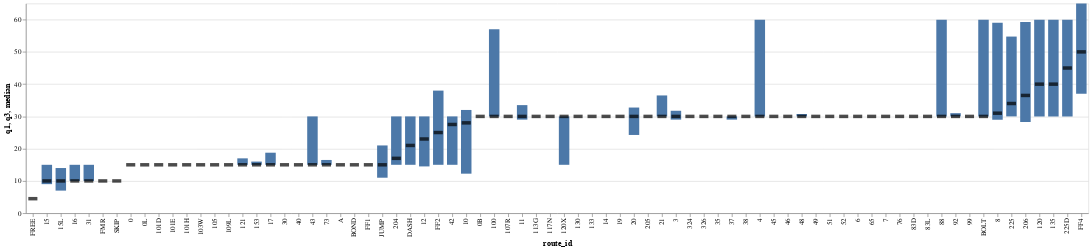

Notebook source saved alongside this figure:
### Code cell
headways_url = "https://raw.githubusercontent.com/kcanderson/vega-lite-test/refs/heads/main/data/headways_weekdays.json"

alt.LayerChart(data=headways_url).encode(
    x=alt.X(
        'route_id:N',
        sort=alt.SortField(field="median"),
    ),
    tooltip=["min:Q", 'q1:Q', "median:Q", "mean:Q", 'q3:Q', "max:Q"],
).transform_aggregate(
    median="median(headway_minutes)",
    q1="q1(headway_minutes)",
    q3="q3(headway_minutes)",
    min="min(headway_minutes)",
    max="max(headway_minutes)",
    mean="mean(headway_minutes)",
    groupby=["route_id"],
).transform_filter(
    alt.FieldRangePredicate(field='median', range=[0, 50])
).add_layers(
    #alt.Chart().mark_rule().encode(y='min:Q', y2='max:Q'),
    alt.Chart().mark_bar(width=15).encode(y='q1:Q', y2='q3:Q'),
    alt.Chart().mark_tick(color='black', width=13, thickness=5).encode(y='median:Q'),
)

### Figure 1 — Vega specification as saved in the notebook (floating-point values rounded to 4 significant figures)
{"$schema": "https://vega.github.io/schema/vega/v6.json", "data": [{"name": "_server_source_0", "values": [{"route_id": "0", "median": 15.0, "q1": 15.0, "q3": 15.0, "min": 10.0, "max": 60.0, "mean": 16.01}, {"route_id": "0B", "median": 30.0, "q1": 30.0, "q3": 30.0, "min": 26.0, "max": 34.0, "mean": 30.01}, {"route_id": "0L", "median": 15.0, "q1": 15.0, "q3": 15.0, "min": 13.0, "max": 16.0, "mean": 14.95}, {"route_id": "1", "median": 60.0, "q1": 60.0, "q3": 60.0, "min": 57.0, "max": 63.0, "mean": 60.0}, {"route_id": "10", "median": 28.0, "q1": 12.25, "q3": 32.0, "min": 0.0, "max": 61.0, "mean": 25.59}, {"route_id": "100", "median": 30.0, "q1": 30.0, "q3": 57.0, "min": 0.0, "max": 60.0, "mean": 33.09}, {"route_id": "101D", "median": 15.0, "q1": 15.0, "q3": 15.0, "min": 1.25, "max": 30.0, "mean": 16.12}, {"route_id": "101E", "median": 15.0, "q1": 15.0, "q3": 15.0, "min": 0.5, "max": 30.0, "mean": 16.34}, {"route_id": "101H", "median": 15.0, "q1": 15.0, "q3": 15.0, "min": 2.0, "max": 34.5, "mean": 17.03}, {"route_id": "103W", "median": 15.0, "q1": 15.0, "q3": 15.0, "min": 4.75, "max": 30.0, "mean": 16.31}, {"route_id": "104L", "median": 60.0, "q1": 38.5, "q3": 60.0, "min": 27.0, "max": 90.0, "mean": 55.0}, {"route_id": "105", "median": 15.0, "q1": 15.0, "q3": 15.0, "min": 10.0, "max": 75.0, "mean": 18.4}, {"route_id": "107R", "median": 30.0, "q1": 30.0, "q3": 30.0, "min": 15.0, "max": 33.0, "mean": 29.74}, {"route_id": "109L", "median": 15.0, "q1": 15.0, "q3": 15.0, "min": 14.25, "max": 31.5, "mean": 16.71}, {"route_id": "11", "median": 30.0, "q1": 29.0, "q3": 33.5, "min": 7.0, "max": 65.0, "mean": 33.23}, {"route_id": "112", "median": 60.0, "q1": 60.0, "q3": 60.0, "min": 58.0, "max": 61.0, "mean": 59.91}, {"route_id": "113B", "median": 60.0, "q1": 60.0, "q3": 60.0, "min": 60.0, "max": 60.0, "mean": 60.0}, {"route_id": "113G", "median": 30.0, "q1": 30.0, "q3": 30.0, "min": 30.0, "max": 30.0, "mean": 30.0}, {"route_id": "116X", "median": 60.0, "q1": 58.0, "q3": 60.5, "min": 52.0, "max": 62.0, "mean": 58.5}, {"route_id": "117N", "median": 30.0, "q1": 30.0, "q3": 30.0, "min": 30.0, "max": 30.0, "mean": 30.0}, {"route_id": "12", "median": 23.0, "q1": 14.5, "q3": 30.0, "min": 0.0, "max": 32.0, "mean": 20.21}, {"route_id": "120", "median": 40.0, "q1": 30.0, "q3": 60.0, "min": 16.0, "max": 68.0, "mean": 43.15}, {"route_id": "120L", "median": 60.0, "q1": 60.0, "q3": 60.0, "min": 57.0, "max": 62.0, "mean": 60.06}, {"route_id": "120X", "median": 30.0, "q1": 15.0, "q3": 30.0, "min": 15.0, "max": 60.0, "mean": 25.45}, {"route_id": "121", "median": 15.0, "q1": 15.0, "q3": 17.0, "min": 1.0, "max": 59.0, "mean": 18.53}, {"route_id": "130", "median": 30.0, "q1": 30.0, "q3": 30.0, "min": 27.0, "max": 68.0, "mean": 31.37}, {"route_id": "133", "median": 30.0, "q1": 30.0, "q3": 30.0, "min": 27.0, "max": 68.0, "mean": 32.18}, {"route_id": "135", "median": 40.0, "q1": 30.0, "q3": 60.0, "min": 20.0, "max": 90.0, "mean": 41.42}, {"route_id": "139", "median": 60.0, "q1": 60.0, "q3": 60.0, "min": 56.0, "max": 64.0, "mean": 60.0}, {"route_id": "14", "median": 30.0, "q1": 30.0, "q3": 30.0, "min": 29.0, "max": 60.0, "mean": 31.16}, {"route_id": "145X", "median": 83.0, "q1": 76.5, "q3": 89.5, "min": 70.0, "max": 96.0, "mean": 83.0}, {"route_id": "15", "median": 10.0, "q1": 9.0, "q3": 15.0, "min": 0.0, "max": 33.0, "mean": 12.18}, {"route_id": "153", "median": 15.0, "q1": 15.0, "q3": 16.0, "min": 1.0, "max": 70.0, "mean": 19.26}, {"route_id": "15L", "median": 10.0, "q1": 7.0, "q3": 14.0, "min": 0.0, "max": 60.0, "mean": 11.33}, {"route_id": "16", "median": 10.0, "q1": 10.0, "q3": 15.0, "min": 5.0, "max": 34.0, "mean": 14.47}, {"route_id": "169", "median": 60.0, "q1": 60.0, "q3": 60.0, "min": 57.0, "max": 67.0, "mean": 60.1}, {"route_id": "169L", "median": 60.0, "q1": 53.0, "q3": 86.0, "min": 30.0, "max": 307.0, "mean": 110.4}, {"route_id": "17", "median": 15.0, "q1": 15.0, "q3": 18.75, "min": 13.0, "max": 31.0, "mean": 18.74}, {"route_id": "19", "median": 30.0, "q1": 30.0, "q3": 30.0, "min": 27.0, "max": 66.0, "mean": 33.59}, {"route_id": "20", "median": 30.0, "q1": 24.25, "q3": 32.75, "min": 3.0, "max": 81.0, "mean": 32.44}, {"route_id": "204", "median": 17.0, "q1": 15.0, "q3": 30.0, "min": 7.0, "max": 35.0, "mean": 21.62}, {"route_id": "205", "median": 30.0, "q1": 30.0, "q3": 30.0, "min": 5.0, "max": 60.0, "mean": 31.55}, {"route_id": "206", "median": 36.5, "q1": 28.25, "q3": 59.25, "min": 2.0, "max": 60.0, "mean": 38.11}, {"route_id": "208", "median": 60.0, "q1": 60.0, "q3": 60.0, "min": 7.0, "max": 75.0, "mean": 58.19}, {"route_id": "21", "median": 30.0, "q1": 30.0, "q3": 36.5, "min": 0.0, "max": 63.0, "mean": 34.1}, {"route_id": "225", "median": 34.0, "q1": 30.0, "q3": 54.75, "min": 8.0, "max": 82.0, "mean": 41.81}, {"route_id": "225D", "median": 45.0, "q1": 30.0, "q3": 60.0, "min": 15.0, "max": 107.0, "mean": 47.45}, {"route_id": "225T", "median": 145.0, "q1": 61.0, "q3": 365.5, "min": 32.0, "max": 453.0, "mean": 207.8}, {"route_id": "228A", "median": 60.0, "q1": 60.0, "q3": 60.0, "min": 56.0, "max": 184.0, "mean": 74.41}, {"route_id": "228F", "median": 60.5, "q1": 59.75, "q3": 151.0, "min": 57.0, "max": 418.0, "mean": 149.4}, {"route_id": "24", "median": 60.0, "q1": 57.25, "q3": 60.0, "min": 19.0, "max": 69.0, "mean": 56.66}, {"route_id": "28", "median": 60.0, "q1": 45.0, "q3": 60.0, "min": 15.0, "max": 92.0, "mean": 51.75}, {"route_id": "3", "median": 30.0, "q1": 29.0, "q3": 31.75, "min": 1.0, "max": 80.0, "mean": 32.94}, {"route_id": "30", "median": 15.0, "q1": 15.0, "q3": 15.0, "min": 14.0, "max": 60.0, "mean": 19.05}, {"route_id": "31", "median": 10.0, "q1": 10.0, "q3": 15.0, "min": 0.0, "max": 45.0, "mean": 12.51}, {"route_id": "32", "median": 60.0, "q1": 60.0, "q3": 60.0, "min": 44.0, "max": 66.0, "mean": 59.6}, {"route_id": "323", "median": 60.0, "q1": 60.0, "q3": 60.0, "min": 58.0, "max": 63.0, "mean": 60.0}, {"route_id": "324", "median": 30.0, "q1": 30.0, "q3": 30.0, "min": 29.0, "max": 35.0, "mean": 30.09}, {"route_id": "326", "median": 30.0, "q1": 30.0, "q3": 30.0, "min": 29.0, "max": 31.0, "mean": 30.0}, {"route_id": "327", "median": 60.0, "q1": 60.0, "q3": 60.0, "min": 59.0, "max": 60.0, "mean": 59.95}, {"route_id": "35", "median": 30.0, "q1": 30.0, "q3": 30.0, "min": 15.0, "max": 60.0, "mean": 30.46}, {"route_id": "36", "median": 60.0, "q1": 60.0, "q3": 60.0, "min": 11.0, "max": 60.0, "mean": 58.29}, {"route_id": "37", "median": 30.0, "q1": 29.0, "q3": 30.0, "min": 1.0, "max": 377.0, "mean": 53.77}, {"route_id": "38", "median": 30.0, "q1": 30.0, "q3": 30.0, "min": 26.0, "max": 76.0, "mean": 34.03}, {"route_id": "3L", "median": 60.0, "q1": 60.0, "q3": 60.0, "min": 60.0, "max": 60.0, "mean": 60.0}, {"route_id": "4", "median": 30.0, "q1": 30.0, "q3": 60.0, "min": 28.0, "max": 63.0, "mean": 40.47}, {"route_id": "40", "median": 15.0, "q1": 15.0, "q3": 15.0, "min": 9.0, "max": 55.0, "mean": 18.21}, {"route_id": "402L", "median": 60.0, "q1": 60.0, "q3": 60.0, "min": 35.0, "max": 65.0, "mean": 59.26}, {"route_id": "42", "median": 27.5, "q1": 15.0, "q3": 30.0, "min": 3.0, "max": 48.0, "mean": 22.73}, {"route_id": "43", "median": 15.0, "q1": 15.0, "q3": 30.0, "min": 12.0, "max": 60.0, "mean": 19.45}, {"route_id": "44", "median": 60.0, "q1": 58.5, "q3": 60.0, "min": 24.0, "max": 69.0, "mean": 54.05}, {"route_id": "45", "median": 30.0, "q1": 30.0, "q3": 30.0, "min": 5.0, "max": 52.0, "mean": 29.59}, {"route_id": "46", "median": 30.0, "q1": 30.0, "q3": 30.0, "min": 30.0, "max": 30.0, "mean": 30.0}, {"route_id": "48", "median": 30.0, "q1": 30.0, "q3": 30.75, "min": 26.0, "max": 60.0, "mean": 30.58}, {"route_id": "483", "median": 60.0, "q1": 58.0, "q3": 60.0, "min": 33.0, "max": 72.0, "mean": 58.45}, {"route_id": "49", "median": 30.0, "q1": 30.0, "q3": 30.0, "min": 28.0, "max": 60.0, "mean": 32.78}, {"route_id": "51", "median": 30.0, "q1": 30.0, "q3": 30.0, "min": 28.0, "max": 79.0, "mean": 34.0}, {"route_id": "52", "median": 30.0, "q1": 30.0, "q3": 30.0, "min": 10.0, "max": 71.0, "mean": 35.49}, {"route_id": "520", "median": 60.0, "q1": 60.0, "q3": 60.0, "min": 60.0, "max": 60.0, "mean": 60.0}, {"route_id": "59", "median": 60.0, "q1": 60.0, "q3": 60.0, "min": 58.0, "max": 70.0, "mean": 60.96}, {"route_id": "6", "median": 30.0, "q1": 30.0, "q3": 30.0, "min": 15.0, "max": 69.0, "mean": 32.4}, {"route_id": "65", "median": 30.0, "q1": 30.0, "q3": 30.0, "min": 3.0, "max": 63.0, "mean": 30.35}, {"route_id": "66", "median": 60.0, "q1": 58.5, "q3": 60.0, "min": 29.0, "max": 64.0, "mean": 57.03}, {"route_id": "7", "median": 30.0, "q1": 30.0, "q3": 30.0, "min": 20.0, "max": 40.0, "mean": 29.86}, {"route_id": "72", "median": 60.0, "q1": 60.0, "q3": 60.0, "min": 57.0, "max": 64.0, "mean": 60.0}, {"route_id": "73", "median": 15.0, "q1": 15.0, "q3": 16.5, "min": 1.0, "max": 33.0, "mean": 18.11}, {"route_id": "76", "median": 30.0, "q1": 30.0, "q3": 30.0, "min": 0.0, "max": 91.0, "mean": 35.21}, {"route_id": "8", "median": 31.0, "q1": 29.0, "q3": 59.0, "min": 0.0, "max": 67.0, "mean": 36.9}, {"route_id": "83D", "median": 30.0, "q1": 30.0, "q3": 30.0, "min": 24.0, "max": 60.0, "mean": 30.33}, {"route_id": "83L", "median": 30.0, "q1": 30.0, "q3": 30.0, "min": 15.0, "max": 45.0, "mean": 29.93}, {"route_id": "88", "median": 30.0, "q1": 30.0, "q3": 60.0, "min": 30.0, "max": 60.0, "mean": 41.54}, {"route_id": "88L", "median": 60.0, "q1": 60.0, "q3": 60.0, "min": 59.0, "max": 60.0, "mean": 59.97}, {"route_id": "9", "median": 60.0, "q1": 60.0, "q3": 63.0, "min": 58.0, "max": 65.0, "mean": 61.36}, {"route_id": "92", "median": 30.0, "q1": 30.0, "q3": 31.0, "min": 28.0, "max": 64.0, "mean": 35.85}, {"route_id": "93L", "median": 60.0, "q1": 60.0, "q3": 60.0, "min": 57.0, "max": 62.0, "mean": 59.73}, {"route_id": "99", "median": 30.0, "q1": 30.0, "q3": 30.0, "min": 30.0, "max": 60.0, "mean": 33.56}, {"route_id": "A", "median": 15.0, "q1": 15.0, "q3": 15.0, "min": 15.0, "max": 45.0, "mean": 18.06}, {"route_id": "AB1", "median": 60.0, "q1": 60.0, "q3": 60.0, "min": 20.0, "max": 120.0, "mean": 56.91}, {"route_id": "AB2", "median": 60.0, "q1": 60.0, "q3": 62.5, "min": 59.0, "max": 420.0, "mean": 103.6}, {"route_id": "ART", "median": 60.0, "q1": 60.0, "q3": 62.0, "min": 43.0, "max": 70.0, "mean": 60.27}, {"route_id": "AT", "median": 60.0, "q1": 49.0, "q3": 60.0, "min": 7.0, "max": 68.0, "mean": 48.17}, {"route_id": "BOLT", "median": 30.0, "q1": 30.0, "q3": 60.0, "min": 27.0, "max": 60.0, "mean": 40.46}, {"route_id": "BOND", "median": 15.0, "q1": 15.0, "q3": 15.0, "min": 12.0, "max": 30.0, "mean": 17.91}, {"route_id": "CV", "median": 58.5, "q1": 56.75, "q3": 60.0, "min": 56.0, "max": 60.0, "mean": 58.25}, {"route_id": "DASH", "median": 21.0, "q1": 15.0, "q3": 30.0, "min": 7.0, "max": 86.0, "mean": 26.76}, {"route_id": "EV", "median": 60.0, "q1": 60.0, "q3": 60.0, "min": 60.0, "max": 60.0, "mean": 60.0}, {"route_id": "FF1", "median": 15.0, "q1": 15.0, "q3": 15.0, "min": 13.0, "max": 32.0, "mean": 18.14}, {"route_id": "FF2", "median": 25.0, "q1": 15.0, "q3": 38.0, "min": 7.0, "max": 536.0, "mean": 84.2}, {"route_id": "FF4", "median": 50.0, "q1": 37.0, "q3": 65.0, "min": 30.0, "max": 378.0, "mean": 91.47}, {"route_id": "FF5", "median": 69.0, "q1": 46.75, "q3": 88.75, "min": 25.0, "max": 413.0, "mean": 123.8}, {"route_id": "FMR", "median": 10.0, "q1": 10.0, "q3": 10.0, "min": 9.0, "max": 369.0, "mean": 20.01}, {"route_id": "FREE", "median": 4.5, "q1": 4.5, "q3": 4.5, "min": 4.5, "max": 10.5, "mean": 5.25}, {"route_id": "GS", "median": 89.5, "q1": 86.0, "q3": 357.0, "min": 82.0, "max": 449.0, "mean": 206.8}, {"route_id": "JUMP", "median": 15.0, "q1": 11.0, "q3": 21.0, "min": 4.0, "max": 60.0, "mean": 17.35}, {"route_id": "LD1", "median": 60.0, "q1": 57.75, "q3": 78.0, "min": 40.0, "max": 480.0, "mean": 138.5}, {"route_id": "LD3", "median": 60.0, "q1": 60.0, "q3": 82.0, "min": 3.0, "max": 120.0, "mean": 68.17}, {"route_id": "LX2", "median": 96.5, "q1": 83.25, "q3": 398.5, "min": 60.0, "max": 502.0, "mean": 222.2}, {"route_id": "NB1", "median": 60.0, "q1": 48.0, "q3": 78.5, "min": 35.0, "max": 90.0, "mean": 63.7}, {"route_id": "NB2", "median": 65.0, "q1": 60.0, "q3": 86.0, "min": 60.0, "max": 130.0, "mean": 79.25}, {"route_id": "PD", "median": 65.5, "q1": 58.5, "q3": 72.75, "min": 54.0, "max": 78.0, "mean": 65.75}, {"route_id": "RX", "median": 59.0, "q1": 35.25, "q3": 64.75, "min": 17.0, "max": 451.0, "mean": 127.1}, {"route_id": "SKIP", "median": 10.0, "q1": 10.0, "q3": 10.0, "min": 5.0, "max": 30.0, "mean": 10.78}]}, {"name": "source_0", "source": "_server_source_0", "transform": [{"type": "filter", "expr": "inrange(datum[\"median\"], [0, 50])"}, {"type": "project", "fields": ["max", "mean", "median", "min", "q1", "q3", "route_id"]}]}, {"name": "data_1", "source": "source_0", "transform": [{"type": "filter", "expr": "isValid(datum[\"q1\"]) && isFinite(+datum[\"q1\"])"}, {"type": "project", "fields": ["max", "mean", "median", "min", "q1", "q3", "route_id"]}]}, {"name": "data_2", "source": "source_0", "transform": [{"type": "filter", "expr": "isValid(datum[\"median\"]) && isFinite(+datum[\"median\"])"}, {"type": "project", "fields": ["max", "mean", "median", "min", "q1", "q3", "route_id"]}]}, {"name": "source_0_x_domain_route_id", "source": "source_0", "transform": [{"type": "aggregate", "groupby": ["route_id"], "fields": ["median"], "ops": ["min"], "as": ["sort_field"]}, {"type": "project", "fields": ["route_id", "sort_field"]}]}], "signals": [{"name": "x_step", "value": 20}, {"name": "width", "update": "bandspace(domain('x').length, 0.1, 0.05) * x_step"}], "marks": [{"type": "rect", "name": "layer_0_marks", "from": {"data": "data_1"}, "encode": {"update": {"fill": {"value": "#4c78a8"}, "tooltip": {"signal": "{\"min\": format(datum[\"min\"], \"\"), \"q1\": format(datum[\"q1\"], \"\"), \"median\": format(datum[\"median\"], \"\"), \"mean\": format(datum[\"mean\"], \"\"), \"q3\": format(datum[\"q3\"], \"\"), \"max\": format(datum[\"max\"], \"\")}"}, "y2": {"field": "q3", "scale": "y"}, "y": {"field": "q1", "scale": "y"}, "xc": {"field": "route_id", "scale": "x", "band": 0.5}, "width": {"value": 15}}}, "style": ["bar"]}, {"type": "rect", "name": "layer_1_marks", "from": {"data": "data_2"}, "encode": {"update": {"fill": {"value": "black"}, "width": {"value": 13}, "yc": {"field": "median", "scale": "y"}, "xc": {"field": "route_id", "scale": "x", "band": 0.5}, "opacity": {"value": 0.7}, "tooltip": {"signal": "{\"min\": format(datum[\"min\"], \"\"), \"q1\": format(datum[\"q1\"], \"\"), \"median\": format(datum[\"median\"], \"\"), \"mean\": format(datum[\"mean\"], \"\"), \"q3\": format(datum[\"q3\"], \"\"), \"max\": format(datum[\"max\"], \"\")}"}, "height": {"value": 5}}}, "style": ["tick"]}], "scales": [{"name": "x", "type": "band", "domain": {"data": "source_0_x_domain_route_id", "field": "route_id", "sort": {"op": "max", "field": "sort_field"}}, "range": {"step": {"signal": "x_step"}}, "paddingInner": 0.1, "paddingOuter": 0.05}, {"name": "y", "type": "linear", "domain": {"fields": [{"data": "data_1", "field": "q1"}, {"data": "data_1", "field": "q3"}, {"data": "data_2", "field": "median"}]}, "range": [{"signal": "height"}, 0], "nice": true, "zero": true}], "axes": [{"scale": "y", "orient": "left", "gridScale": "x", "minExtent": 0, "domain": false, "zindex": 0, "ticks": false, "maxExtent": 0, "aria": false, "tickCount": {"signal": "ceil(height/40)"}, "labels": false, "grid": true}, {"scale": "x", "grid": false, "title": "route_id", "labelAlign": "right", "labelAngle": 270, "zindex": 0, "orient": "bottom", "labelBaseline": "middle"}, {"scale": "y", "grid": false, "title": "q1, q3, median", "labelOverlap": true, "tickCount": {"signal": "ceil(height/40)"}, "orient": "left", "zindex": 0}], "background": "white", "padding": 5, "height": 300, "style": "cell"}
